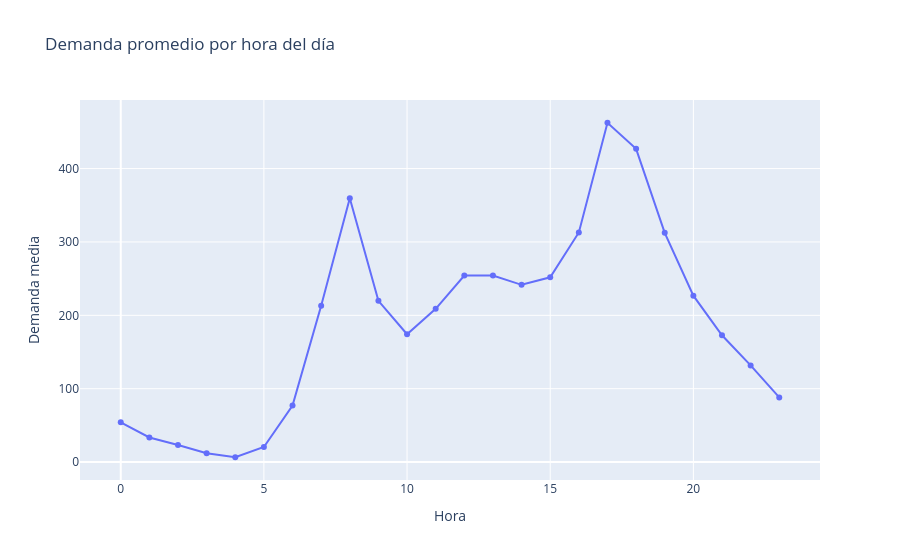

Write notebook code for a chart like this one.
### Markdown cell above
## 2. Demanda promedio por hora del día

### Code cell
by_hour = df.groupby('hour', as_index=False)['cnt'].mean()
fig = px.line(by_hour, x='hour', y='cnt', markers=True,
              title='Demanda promedio por hora del día',
              labels={'cnt': 'Demanda media', 'hour': 'Hora'})
fig.show()

### Figure 1 — Plotly figure (JSON) as saved in the notebook; plotly's stock layout.template omitted (floating-point values rounded to 4 significant figures)
{"data": [{"hovertemplate": "Hora=%{x}<br>Demanda media=%{y}<extra></extra>", "legendgroup": "", "line": {"color": "#636efa", "dash": "solid"}, "marker": {"symbol": "circle"}, "mode": "lines+markers", "name": "", "orientation": "v", "showlegend": false, "type": "scatter", "x": [0, 1, 2, 3, 4, 5, 6, 7, 8, 9, 10, 11, 12, 13, 14, 15, 16, 17, 18, 19, 20, 21, 22, 23], "xaxis": "x", "y": [54.23, 33.58, 23.28, 12.0, 6.595, 20.58, 77.18, 213.1, 359.6, 219.8, 174.2, 208.8, 254.2, 254.4, 241.6, 251.9, 313.0, 462.5, 426.9, 312.4, 226.7, 172.8, 131.8, 88.1], "yaxis": "y"}], "layout": {"legend": {"tracegroupgap": 0}, "title": {"text": "Demanda promedio por hora del día"}, "xaxis": {"anchor": "y", "domain": [0.0, 1.0], "title": {"text": "Hora"}}, "yaxis": {"anchor": "x", "domain": [0.0, 1.0], "title": {"text": "Demanda media"}}}}
